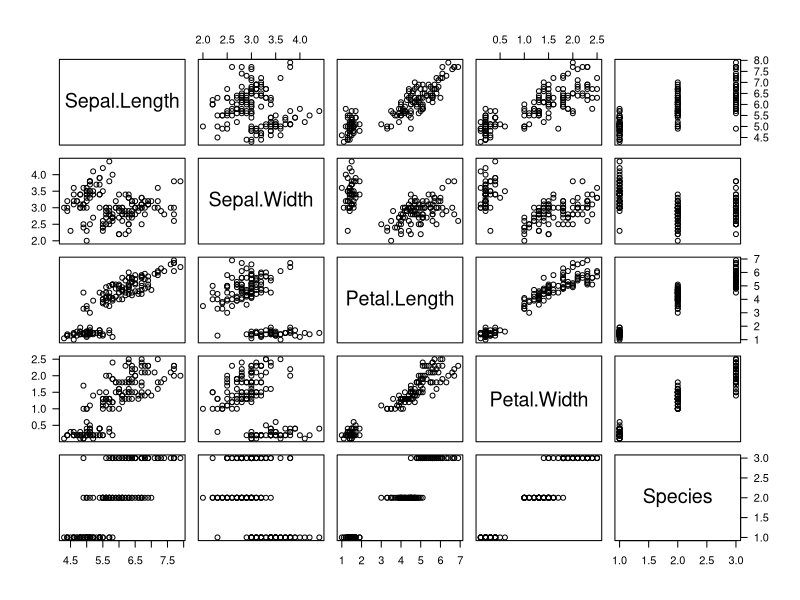

The R script that drew this image:
## ---- chunk 1

knitr::opts_chunk$set(dpi = 300,
                      fig.width = 7,
                      fig.height = 7,
                      comment = '>')


## ---- chunk 2

library(rmarkdown)
library(knitr)

sessionInfo()

## ---- chunk 3

data(iris)

plot(iris, las = 1)
